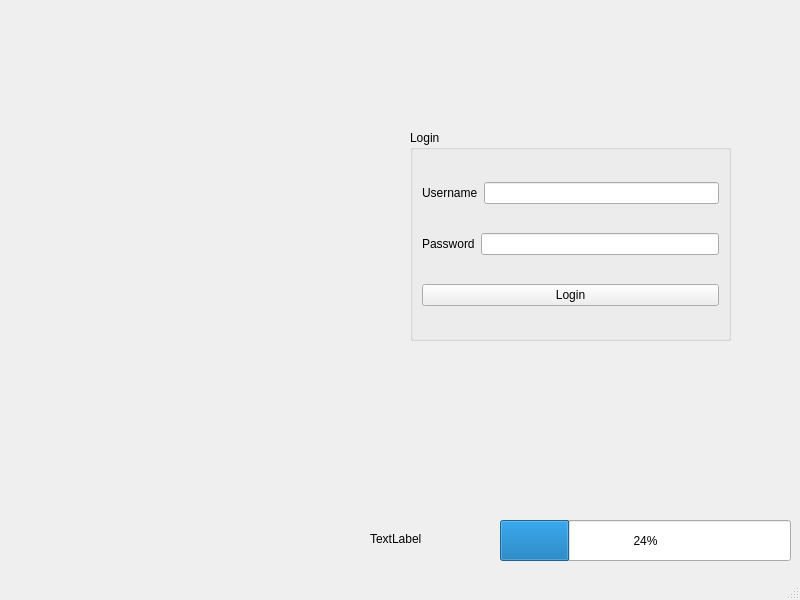
<?xml version="1.0" encoding="UTF-8"?>
<ui version="4.0">
 <class>MainWindow</class>
 <widget class="QMainWindow" name="MainWindow">
  <property name="geometry">
   <rect>
    <x>0</x>
    <y>0</y>
    <width>800</width>
    <height>600</height>
   </rect>
  </property>
  <property name="windowTitle">
   <string>MainWindow</string>
  </property>
  <widget class="QWidget" name="centralwidget">
   <widget class="QGroupBox" name="groupBox">
    <property name="geometry">
     <rect>
      <x>410</x>
      <y>130</y>
      <width>321</width>
      <height>211</height>
     </rect>
    </property>
    <property name="title">
     <string>Login </string>
    </property>
    <layout class="QVBoxLayout" name="verticalLayout">
     <item>
      <layout class="QHBoxLayout" name="horizontalLayout">
       <item>
        <widget class="QLabel" name="label_uname">
         <property name="text">
          <string>Username</string>
         </property>
        </widget>
       </item>
       <item>
        <widget class="QLineEdit" name="lineEdit_username"/>
       </item>
      </layout>
     </item>
     <item>
      <layout class="QHBoxLayout" name="horizontalLayout_2">
       <item>
        <widget class="QLabel" name="label_Password">
         <property name="text">
          <string>Password</string>
         </property>
        </widget>
       </item>
       <item>
        <widget class="QLineEdit" name="lineEdit_password">
         <property name="echoMode">
          <enum>QLineEdit::EchoMode::Password</enum>
         </property>
        </widget>
       </item>
      </layout>
     </item>
     <item>
      <widget class="QPushButton" name="pushButton_login">
       <property name="text">
        <string>Login</string>
       </property>
      </widget>
     </item>
    </layout>
   </widget>
   <widget class="QLabel" name="label_pic">
    <property name="geometry">
     <rect>
      <x>50</x>
      <y>130</y>
      <width>301</width>
      <height>211</height>
     </rect>
    </property>
    <property name="text">
     <string/>
    </property>
   </widget>
   <widget class="QProgressBar" name="progressBar">
    <property name="geometry">
     <rect>
      <x>500</x>
      <y>520</y>
      <width>291</width>
      <height>41</height>
     </rect>
    </property>
    <property name="value">
     <number>24</number>
    </property>
   </widget>
   <widget class="QLabel" name="label">
    <property name="geometry">
     <rect>
      <x>370</x>
      <y>530</y>
      <width>67</width>
      <height>17</height>
     </rect>
    </property>
    <property name="text">
     <string>TextLabel</string>
    </property>
   </widget>
  </widget>
  <widget class="QMenuBar" name="menubar">
   <property name="geometry">
    <rect>
     <x>0</x>
     <y>0</y>
     <width>800</width>
     <height>22</height>
    </rect>
   </property>
  </widget>
  <widget class="QStatusBar" name="statusbar"/>
 </widget>
 <resources/>
 <connections/>
</ui>
